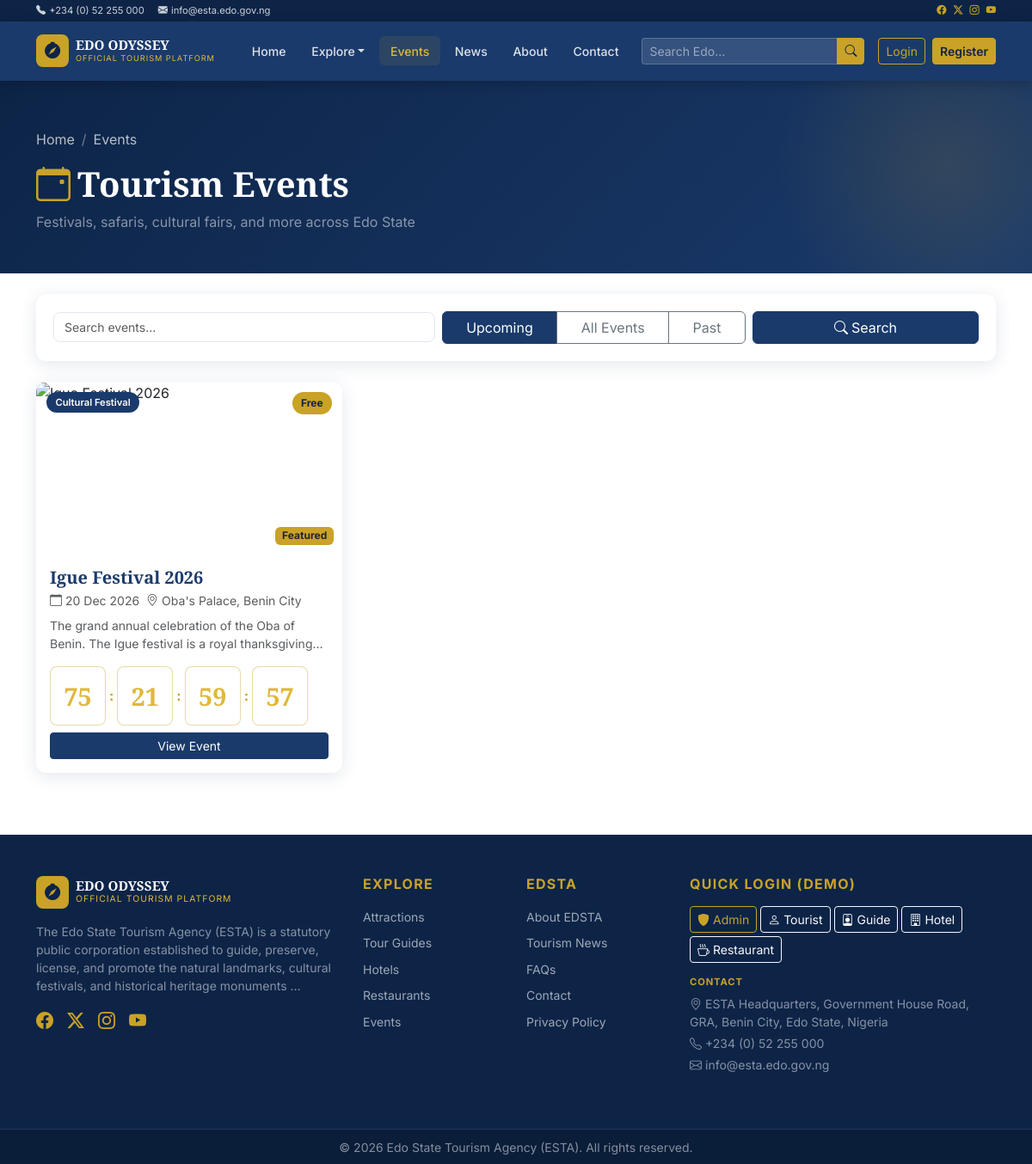
Screenshot of /events/ with the database file from the repository.
### app/models/models.py (models this page shows, shortened)
class CMSSetting(db.Model):
    __tablename__ = "cms_settings"
    id = db.Column(db.Integer, primary_key=True)
    key = db.Column(db.String(100), unique=True, nullable=False, index=True)
    value = db.Column(db.Text, nullable=False)
    label = db.Column(db.String(150), nullable=True)
    group = db.Column(db.String(50), default="general", nullable=True)
    updated_at = db.Column(db.DateTime, default=datetime.utcnow, onupdate=datetime.utcnow)

class BaseModel(db.Model):
    __abstract__ = True
    id = db.Column(db.Integer, primary_key=True)
    uuid = db.Column(db.String(36), default=gen_uuid, unique=True, nullable=False, index=True)
    created_at = db.Column(db.DateTime, default=datetime.utcnow, nullable=False)
    updated_at = db.Column(db.DateTime, default=datetime.utcnow, onupdate=datetime.utcnow, nullable=False)
    created_by = db.Column(db.Integer, nullable=True)
    status = db.Column(db.String(20), default="active", nullable=False)
    deleted_at = db.Column(db.DateTime, nullable=True)

class Event(BaseModel):
    __tablename__ = "events"
    user_id = db.Column(db.Integer, db.ForeignKey("users.id"), nullable=True)  # Event Organizer
    name = db.Column(db.String(150), nullable=False)
    description = db.Column(db.Text, nullable=False)
    date = db.Column(db.DateTime, nullable=False)
    end_date = db.Column(db.DateTime, nullable=True)
    location = db.Column(db.String(255), nullable=False)
    address = db.Column(db.String(255), nullable=True)
    image_url = db.Column(db.String(255), nullable=True)
    gallery_urls = db.Column(db.Text, nullable=True)
    ticket_price = db.Column(db.Float, default=0.0, nullable=False)
    capacity = db.Column(db.Integer, default=0, nullable=False)
    organizer = db.Column(db.String(150), nullable=True)
    contact = db.Column(db.String(100), nullable=True)
    website = db.Column(db.String(255), nullable=True)
    featured = db.Column(db.Boolean, default=False, nullable=False)
    active = db.Column(db.Boolean, default=True, nullable=False)
    latitude = db.Column(db.Float, nullable=True)
    longitude = db.Column(db.Float, nullable=True)
    category = db.Column(db.String(100), nullable=True)
    owner = db.relationship("User", back_populates="owned_events", foreign_keys=[user_id])
    @property
    def is_upcoming(self):
        return self.date > datetime.utcnow()

### app/events/routes.py (the view)
@events_bp.route("/")
def list_events():
    page = request.args.get("page", 1, type=int)
    search_q = request.args.get("q", "").strip()
    filter_type = request.args.get("filter", "upcoming")
    query = Event.query.filter_by(active=True, status="active")
    if search_q:
        query = query.filter(Event.name.ilike(f"%{search_q}%"))
    if filter_type == "upcoming":
        query = query.filter(Event.date >= datetime.utcnow())
    elif filter_type == "past":
        query = query.filter(Event.date < datetime.utcnow())
    query = query.order_by(Event.date.asc())
    pagination = query.paginate(page=page, per_page=9, error_out=False)
    return render_template(
        "events/list.html",
        events=pagination.items,
        pagination=pagination,
        search_q=search_q,
        filter_type=filter_type,
        now=datetime.utcnow(),
    )

### app/templates/events/list.html (shortened to what this page needs)
{% extends "base.html" %}
{% block content %}
<div class="page-hero"><div class="container"><nav aria-label="breadcrumb"><ol class="breadcrumb"><li class="breadcrumb-item"><a href="{{ url_for('main.home') }}">Home</a></li><li class="breadcrumb-item active">Events</li></ol></nav><h1><i class="bi bi-calendar-event me-2 text-gold"></i>Tourism Events</h1><p class="text-white-50">Festivals, safaris, cultural fairs, and more across Edo State</p></div></div>
<div class="container py-4">
  <form method="GET" class="filter-bar mb-4">
    <div class="row g-2 align-items-center">
      <div class="col-md-5"><input type="text" name="q" class="form-control" placeholder="Search events…" value="{{ search_q }}"></div>
      <div class="col-md-4">
        <div class="btn-group w-100" role="group">
          <a href="?filter=upcoming{{ '&q='+search_q if search_q else '' }}" class="btn {% if filter_type=='upcoming' %}btn-blue{% else %}btn-outline-secondary{% endif %}">Upcoming</a>
          <a href="?filter=all{{ '&q='+search_q if search_q else '' }}" class="btn {% if filter_type=='all' %}btn-blue{% else %}btn-outline-secondary{% endif %}">All Events</a>
          <a href="?filter=past{{ '&q='+search_q if search_q else '' }}" class="btn {% if filter_type=='past' %}btn-blue{% else %}btn-outline-secondary{% endif %}">Past</a>
        </div>
      </div>
      <div class="col-md-3"><button type="submit" class="btn btn-blue w-100"><i class="bi bi-search me-1"></i>Search</button></div>
    </div>
  </form>
  {% if events %}
  <div class="row g-4">
    {% for e in events %}
    <div class="col-md-6 col-lg-4">
      <div class="event-card card h-100">
        <div class="card-img-wrap" style="height:200px">
          {% if e.category %}<div class="card-category-badge">{{ e.category }}</div>{% endif %}
          <div class="card-price-badge">{% if e.ticket_price == 0 %}Free{% else %}₦{{ '{:,.0f}'.format(e.ticket_price) }}{% endif %}</div>
          {% if e.featured %}<div style="position:absolute;bottom:10px;right:10px"><span class="badge bg-gold text-dark">Featured</span></div>{% endif %}
        </div>
        <div class="card-body d-flex flex-column">
          <h5 class="card-title fw-bold text-blue mb-1">{{ e.name }}</h5>
          <div class="d-flex flex-wrap gap-2 text-muted small mb-2">
            <span><i class="bi bi-calendar me-1"></i>{{ e.date.strftime('%d %b %Y') }}</span>
            <span><i class="bi bi-geo-alt me-1"></i>{{ e.location }}</span>
          </div>
          <p class="text-muted small text-truncate-2 flex-grow-1">{{ e.description }}</p>
          {% if e.is_upcoming %}
          <div class="d-flex gap-1 align-items-center mb-2" id="cd-{{ e.id }}" data-countdown="{{ e.date.isoformat() }}">
          </div>
          {% endif %}
          <div class="d-flex gap-2 mt-auto">
            <a href="{{ url_for('events.detail', id=e.id) }}" class="btn btn-blue btn-sm flex-grow-1">View Event</a>
          </div>
        </div>
      </div>
    </div>
    {% endfor %}
  </div>
  {% else %}<div class="text-center py-5"><i class="bi bi-calendar-x text-muted" style="font-size:4rem"></i><h4 class="text-muted mt-3">No events found</h4></div>{% endif %}
</div>
{% endblock %}

### app/templates/base.html (shortened to what this page needs)
<!DOCTYPE html>
<html lang="en">
<head>
  <link href="https://cdn.jsdelivr.net/npm/bootstrap@5.3.3/dist/css/bootstrap.min.css" rel="stylesheet">
  <link href="https://cdn.jsdelivr.net/npm/bootstrap-icons@1.11.3/font/bootstrap-icons.css" rel="stylesheet">
  <link rel="stylesheet" href="{{ url_for('static', filename='css/main.css') }}">
</head>
<body>
<div class="top-banner py-1 d-none d-md-block">
  <div class="container d-flex justify-content-between align-items-center">
    <div class="d-flex gap-3 small">
      <span><i class="bi bi-telephone-fill me-1"></i>{{ settings.get('contact_phone', '') if settings else '' }}</span>
      <span><i class="bi bi-envelope-fill me-1"></i>{{ settings.get('contact_email', '') if settings else '' }}</span>
    </div>
    <div class="d-flex gap-2 small">
      <a href="#" class="text-gold"><i class="bi bi-facebook"></i></a>
      <a href="#" class="text-gold"><i class="bi bi-twitter-x"></i></a>
      <a href="#" class="text-gold"><i class="bi bi-instagram"></i></a>
      <a href="#" class="text-gold"><i class="bi bi-youtube"></i></a>
    </div>
  </div>
</div>
<nav class="navbar navbar-expand-lg navbar-dark main-navbar sticky-top">
  <div class="container">
    <a class="navbar-brand d-flex align-items-center gap-2" href="{{ url_for('main.home') }}">
      <div class="brand-icon"><i class="bi bi-compass-fill"></i></div>
      <div>
        <div class="brand-title">EDO ODYSSEY</div>
        <div class="brand-subtitle">Official Tourism Platform</div>
      </div>
    </a>
    <div class="collapse navbar-collapse" id="mainNav">
      <ul class="navbar-nav mx-auto gap-1">
        <li class="nav-item"><a class="nav-link {% if request.endpoint and request.endpoint.startswith('main') %}active{% endif %}" href="{{ url_for('main.home') }}">Home</a></li>
        <li class="nav-item dropdown">
          <a class="nav-link dropdown-toggle" href="#" data-bs-toggle="dropdown">Explore</a>
        </li>
        <li class="nav-item"><a class="nav-link {% if request.endpoint and request.endpoint.startswith('events') %}active{% endif %}" href="{{ url_for('events.list_events') }}">Events</a></li>
        <li class="nav-item"><a class="nav-link {% if request.endpoint and request.endpoint.startswith('news') %}active{% endif %}" href="{{ url_for('news.list_news') }}">News</a></li>
        <li class="nav-item"><a class="nav-link" href="{{ url_for('main.about') }}">About</a></li>
        <li class="nav-item"><a class="nav-link" href="{{ url_for('main.contact') }}">Contact</a></li>
      </ul>
      <form class="d-flex me-3 search-form" action="{{ url_for('search.results') }}" method="get">
        <div class="input-group input-group-sm">
          <input class="form-control nav-search" type="search" name="q" placeholder="Search Edo…" value="{{ request.args.get('q','') }}">
          <button class="btn btn-gold btn-sm" type="submit"><i class="bi bi-search"></i></button>
        </div>
      </form>
      {% if current_user.is_authenticated %}
      <div class="dropdown">
        <button class="btn btn-outline-gold dropdown-toggle d-flex align-items-center gap-2" data-bs-toggle="dropdown">
          {% if current_user.avatar_url %}
          <img src="{{ current_user.avatar_url }}" class="rounded-circle" width="28" height="28" alt="">
          {% else %}
          <div class="avatar-initials-sm">{{ current_user.first_name[0] }}{{ current_user.last_name[0] }}</div>
          {% endif %}
          <span class="d-none d-lg-inline">{{ current_user.first_name }}</span>
          {% if unread_notifs > 0 %}
          <span class="badge bg-danger rounded-pill">{{ unread_notifs }}</span>
          {% endif %}
        </button>
        <ul class="dropdown-menu dropdown-menu-end">
          <li class="dropdown-header">{{ current_user.full_name }}<br><small class="text-muted">{{ current_user.role }}</small></li>
          <li><hr class="dropdown-divider"></li>
          <li><a class="dropdown-item" href="{{ url_for('dashboard.index') }}"><i class="bi bi-speedometer2 me-2"></i>Dashboard</a></li>
          <li><a class="dropdown-item" href="{{ url_for('dashboard.profile') }}"><i class="bi bi-person me-2"></i>Profile</a></li>
          {% if current_user.is_admin %}
          <li><a class="dropdown-item text-primary fw-semibold" href="{{ url_for('admin.dashboard') }}"><i class="bi bi-shield-check me-2"></i>Admin Panel</a></li>
          {% endif %}
          <li><hr class="dropdown-divider"></li>
          <li><a class="dropdown-item text-danger" href="{{ url_for('auth.logout') }}"><i class="bi bi-box-arrow-right me-2"></i>Logout</a></li>
        </ul>
      </div>
      {% else %}
      <div class="d-flex gap-2">
        <a href="{{ url_for('auth.login') }}" class="btn btn-outline-gold btn-sm">Login</a>
        <a href="{{ url_for('auth.register') }}" class="btn btn-gold btn-sm">Register</a>
      </div>
      {% endif %}
    </div>
  </div>
</nav>
{% block content %}{% endblock %}
<footer class="site-footer mt-5">
  <div class="footer-top py-5">
    <div class="container">
      <div class="row g-4">
        <div class="col-lg-4">
          <div class="d-flex align-items-center gap-2 mb-3">
            <div class="brand-icon"><i class="bi bi-compass-fill"></i></div>
            <div>
              <div class="brand-title text-white">EDO ODYSSEY</div>
              <div class="brand-subtitle" style="font-size:0.65rem">Official Tourism Platform</div>
            </div>
          </div>
          <p class="text-white-50 small">{{ (settings.get('about_agency', 'Discover the rich cultural heritage of Edo State.')[:200] + '…') if settings else 'Discover the rich cultural heritage of Edo State.' }}</p>
          <div class="d-flex gap-3 mt-3">
            <a href="#" class="text-gold fs-5"><i class="bi bi-facebook"></i></a>
            <a href="#" class="text-gold fs-5"><i class="bi bi-twitter-x"></i></a>
            <a href="#" class="text-gold fs-5"><i class="bi bi-instagram"></i></a>
            <a href="#" class="text-gold fs-5"><i class="bi bi-youtube"></i></a>
          </div>
        </div>
        <div class="col-lg-2 col-6">
          <h6 class="text-gold fw-bold mb-3 text-uppercase letter-spacing">Explore</h6>
          <ul class="list-unstyled footer-links">
            <li><a href="{{ url_for('attractions.list_attractions') }}">Attractions</a></li>
            <li><a href="{{ url_for('guides.list_guides') }}">Tour Guides</a></li>
            <li><a href="{{ url_for('hotels.list_hotels') }}">Hotels</a></li>
            <li><a href="{{ url_for('restaurants.list_restaurants') }}">Restaurants</a></li>
            <li><a href="{{ url_for('events.list_events') }}">Events</a></li>
          </ul>
        </div>
        <div class="col-lg-2 col-6">
          <h6 class="text-gold fw-bold mb-3 text-uppercase letter-spacing">EDSTA</h6>
          <ul class="list-unstyled footer-links">
            <li><a href="{{ url_for('main.about') }}">About EDSTA</a></li>
            <li><a href="{{ url_for('news.list_news') }}">Tourism News</a></li>
            <li><a href="{{ url_for('main.faq') }}">FAQs</a></li>
            <li><a href="{{ url_for('main.contact') }}">Contact</a></li>
            <li><a href="{{ url_for('main.privacy') }}">Privacy Policy</a></li>
          </ul>
        </div>
        <div class="col-lg-4">
          <h6 class="text-gold fw-bold mb-3 text-uppercase letter-spacing">Quick Login (Demo)</h6>
          <div class="d-flex flex-wrap gap-1 mb-3">
            <a href="{{ url_for('auth.quick_login', role='admin') }}" class="btn btn-outline-gold btn-sm"><i class="bi bi-shield-fill me-1"></i>Admin</a>
            <a href="{{ url_for('auth.quick_login', role='tourist') }}" class="btn btn-outline-light btn-sm"><i class="bi bi-person me-1"></i>Tourist</a>
            <a href="{{ url_for('auth.quick_login', role='guide') }}" class="btn btn-outline-light btn-sm"><i class="bi bi-person-badge me-1"></i>Guide</a>
            <a href="{{ url_for('auth.quick_login', role='hotel') }}" class="btn btn-outline-light btn-sm"><i class="bi bi-building me-1"></i>Hotel</a>
            <a href="{{ url_for('auth.quick_login', role='restaurant') }}" class="btn btn-outline-light btn-sm"><i class="bi bi-cup-hot me-1"></i>Restaurant</a>
          </div>
          <h6 class="text-gold fw-bold mb-2 text-uppercase letter-spacing" style="font-size:0.7rem">Contact</h6>
          <p class="text-white-50 small mb-1"><i class="bi bi-geo-alt me-1"></i>{{ settings.get('contact_address', '') if settings else '' }}</p>
          <p class="text-white-50 small mb-1"><i class="bi bi-telephone me-1"></i>{{ settings.get('contact_phone', '') if settings else '' }}</p>
          <p class="text-white-50 small"><i class="bi bi-envelope me-1"></i>{{ settings.get('contact_email', '') if settings else '' }}</p>
        </div>
      </div>
    </div>
  </div>
  <div class="footer-bottom py-2 text-center">
    <small class="text-white-50">{{ settings.get('footer_text', '© 2026 Edo State Tourism Agency. All rights reserved.') if settings else '© 2026 Edo State Tourism Agency. All rights reserved.' }}</small>
  </div>
</footer>
</body>
</html>

### rows the page displays
CMSSetting: value "+234 (0) 52 255 000"
CMSSetting: value "info@esta.edo.gov.ng"
Event: category "Cultural Festival", ticket_price "Free", featured "Featured", name "Igue Festival 2026", date "20 Dec 2026", location "Oba's Palace, Benin City", description "The grand annual celebration of the Oba of Benin. The Igue festival is a…"
CMSSetting: value "The Edo State Tourism Agency (ESTA) is a statutory public corporation established to guide, preserve, license, and promote the natural landmarks, cultural festivals, and historical heritage monuments …"
CMSSetting: value "ESTA Headquarters, Government House Road, GRA, Benin City, Edo State, Nigeria"
CMSSetting: value "© 2026 Edo State Tourism Agency (ESTA). All rights reserved."
